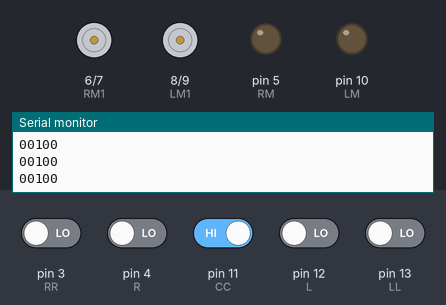
Bench run of a sketch on a simulated Arduino Uno, built with avr-gcc and run on an emulated ATmega328P. Parts: motor-driver pin pairs drawn as motors (green arrow = first pin HIGH = forward, orange = second pin HIGH = backward, longer = more drive), output pins drawn as LEDs (lit = HIGH), the last lines printed to the serial monitor. Inputs (shaded band) come from the test bench; at power-on: pin 11 (CC) HIGH, pin 3 (RR), pin 4 (R), pin 12 (L), pin 13 (LL) LOW.

Above: at 4.2 s.
4.3 s: pin 3 (RR) driven HIGH
At 5.5 s:
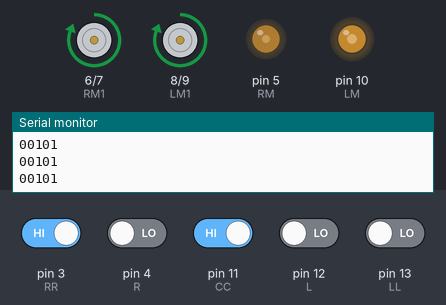
5.8 s: pin 3 (RR) driven LOW
At 6.6 s:
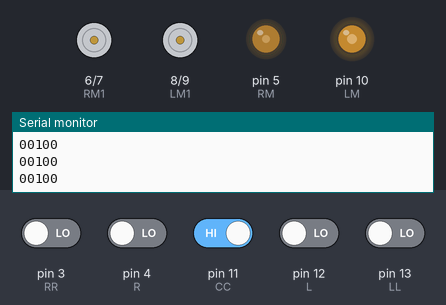
7.3 s: pin 12 (L) driven HIGH
At 7.7 s:
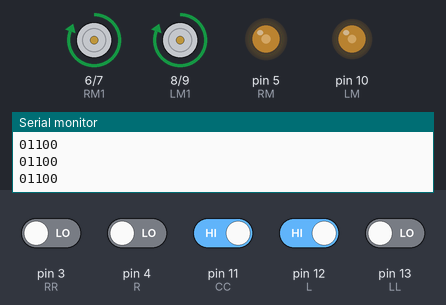
8.8 s: pin 11 (CC) driven LOW and pin 13 (LL) driven HIGH
At 10.0 s:
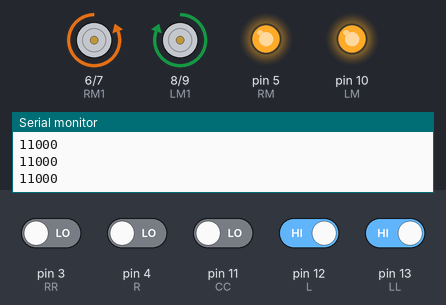
10.3 s: pin 4 (R) driven HIGH
At 11.4 s:
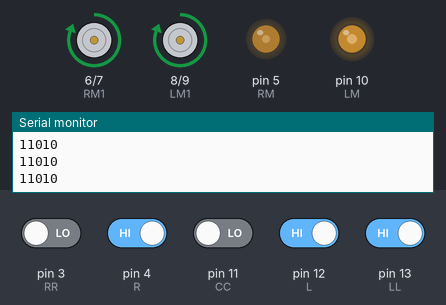
11.8 s: pin 4 (R) driven LOW
At 12.5 s:
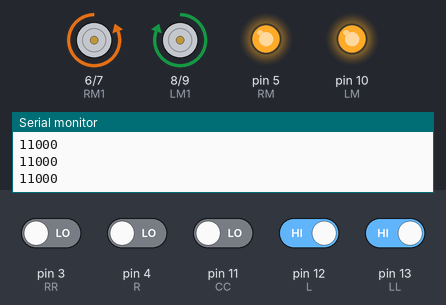
Timing chart, 0 to 14.3 s (numbered marks = the images above; inputs shaded):
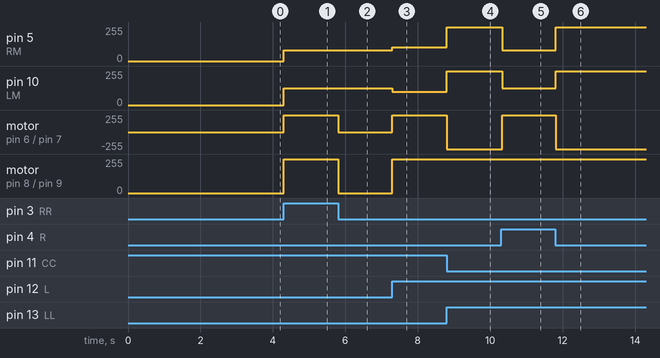

Measured:
- after the input at 4.3 s, pin 5 (RM): 0/255 → 80/255 at once; pin 10 (LM): 0/255 → 125/255 at once; motor on pin 6 (RM1) / pin 7 (RM2), motor on pin 8 (LM1) / pin 9 (LM2): stopped → forward 255/255 at once
- after the input at 5.8 s, motor on pin 6 (RM1) / pin 7 (RM2), motor on pin 8 (LM1) / pin 9 (LM2): forward 255/255 → stopped at once
- after the input at 7.3 s, pin 5 (RM): 80/255 → 105/255 at once; pin 10 (LM): 125/255 → 100/255 at once; motor on pin 6 (RM1) / pin 7 (RM2), motor on pin 8 (LM1) / pin 9 (LM2): stopped → forward 255/255 at once
- after the input at 8.8 s, pin 5 (RM): 105/255 → 255/255 at once; pin 10 (LM): 100/255 → 255/255 at once; motor on pin 6 (RM1) / pin 7 (RM2): forward 255/255 → backward 255/255 at once
- after the input at 10.3 s, pin 5 (RM): 255/255 → 80/255 at once; pin 10 (LM): 255/255 → 125/255 at once; motor on pin 6 (RM1) / pin 7 (RM2): backward 255/255 → forward 255/255 at once
- after the input at 11.8 s, pin 5 (RM): 80/255 → 255/255 at once; pin 10 (LM): 125/255 → 255/255 at once; motor on pin 6 (RM1) / pin 7 (RM2): forward 255/255 → backward 255/255 at once

The sketch:

simple_line_follower.ino
```cpp
/*------ Arduino Line Follower Code----- */
/*-------definning Inputs------*/
#define LL 13      // left sensor
#define RR 3      // right sensor
#define L 12
#define R 4
#define CC 11

/*-------definning Outputs------*/
#define LM1 8       // left motor
#define LM2 9       // left motor
#define RM1 6       // right motor
#define RM2 7       // right motor
#define RM 5
#define LM 10

//speed variables
int fastl = 125;
int fastr = 105;
int slowl = 100;
int slowr = 80;
int turn = 20;
int del = 90;


//turning functions
  void turn_left() {
    digitalWrite(LM1, HIGH);
    digitalWrite(LM2, LOW);
    digitalWrite(RM1, LOW);
    digitalWrite(RM2, HIGH);
    digitalWrite(RM, turn);
    digitalWrite(LM, turn);
  }
  void turn_right() {
    digitalWrite(LM1, LOW);
    digitalWrite(LM2, HIGH);
    digitalWrite(RM1, HIGH);
    digitalWrite(RM2, LOW);
    digitalWrite(RM, turn);
    digitalWrite(LM, turn);

  }


void setup()
{
  delay(3000);
  Serial.begin(9600);
  pinMode(LL, INPUT);
  pinMode(RR, INPUT);
  pinMode(L, INPUT);
  pinMode(R, INPUT);
  pinMode(CC, INPUT);
  pinMode(LM1, OUTPUT);
  pinMode(LM2, OUTPUT);
  pinMode(RM1, OUTPUT);
  pinMode(RM2, OUTPUT);
  pinMode(RM, OUTPUT);
  pinMode(LM, OUTPUT);
}

void loop()
{

  Serial.print(digitalRead(LL));
  Serial.print(digitalRead(L));
  Serial.print(digitalRead(CC));
  Serial.print(digitalRead(R));
  Serial.print(digitalRead(RR));
  Serial.println();


  if (!(digitalRead(CC)) && (digitalRead(R)) && digitalRead(RR) && digitalRead(LL) && digitalRead(L))    // Move Forward
  {
    digitalWrite(LM1, HIGH);
    digitalWrite(LM2, LOW);
    digitalWrite(RM1, HIGH);
    digitalWrite(RM2, LOW);
    analogWrite(RM, fastr);
    analogWrite(LM, fastl);
  }

  else if (!(digitalRead(L)) ^ !(digitalRead(LL)))     // Turn right
  {
    digitalWrite(LM1, HIGH);
    digitalWrite(LM2, LOW);
    digitalWrite(RM1, HIGH);
    digitalWrite(RM2, LOW);
    analogWrite(RM, fastr);
    analogWrite(LM, slowl);

  }

  else if (!(digitalRead(R)) ^ !(digitalRead(RR)))     // turn left
  {
    digitalWrite(LM1, HIGH);
    digitalWrite(LM2, LOW);
    digitalWrite(RM1, HIGH);
    digitalWrite(RM2, LOW);
    analogWrite(RM, slowr);
    analogWrite(LM, fastl);

  }

  else if (!(digitalRead(LL)) && !(digitalRead(RR)))    // stop
  {
    digitalWrite(LM1, LOW);
    digitalWrite(LM2, LOW);
    digitalWrite(RM1, LOW);
    digitalWrite(RM2, LOW);
  }
  else if (!(digitalRead(RR)) && !(digitalRead(R)) && !(digitalRead(CC)) && digitalRead(LL) && digitalRead(L)) { //right turn
    turn_left();
    delay(del);

  }
  else if (!(digitalRead(LL)) && !(digitalRead(L)) && !(digitalRead(CC)) && digitalRead(RR) && digitalRead(R) ) {  //left turn
    turn_right();
    delay(del);

}


//  while (!(digitalRead(L)) || !(digitalRead(LL)) || !(digitalRead(RR)) || !(digitalRead(R)) || !(digitalRead(CC))) {
//    digitalWrite(LM1, LOW);
//    digitalWrite(LM2, LOW);
//    digitalWrite(RM1, LOW);
//    digitalWrite(RM2, LOW);
//    turn_right();
//   }
//  else {
//    turn_right();
//    delay(del - 10);
//  }


}
```
